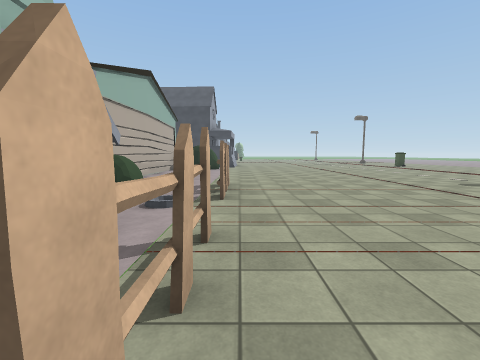
View 1 (above)

20 first-person views from a walk through a 3-D level made in the Unity game engine. The camera is 1.5 m above the floor, tilts 6° down and sees 90° across. Doors are open. The floor is counted in squares, 2 m on a side. Each view is taken from the middle of a square. On the plan, view 1 faces up. The plan holds only what a view shows up to about 9 squares ahead; the rest is blank. The place goes on beyond the plan. The player is left out. Some surface patterns are stand-ins.

View 2
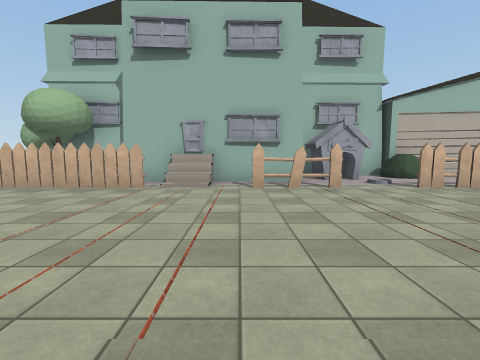

View 3
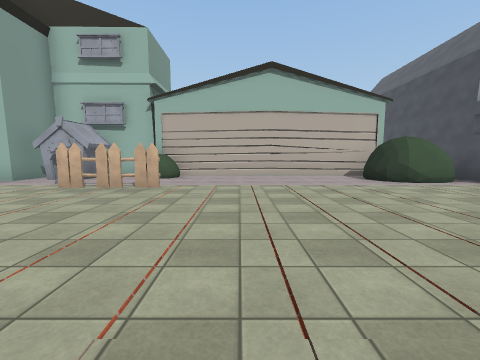

View 4
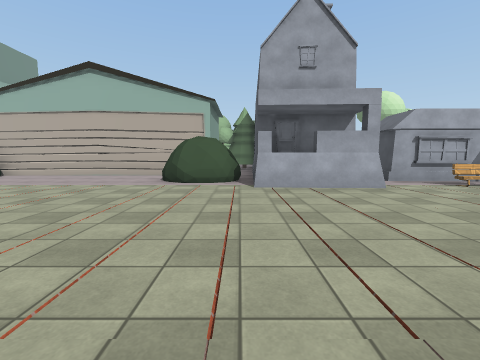

View 5
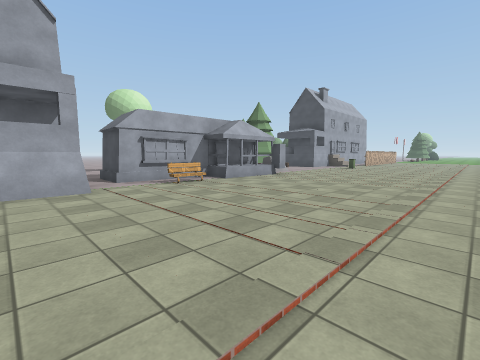

View 6
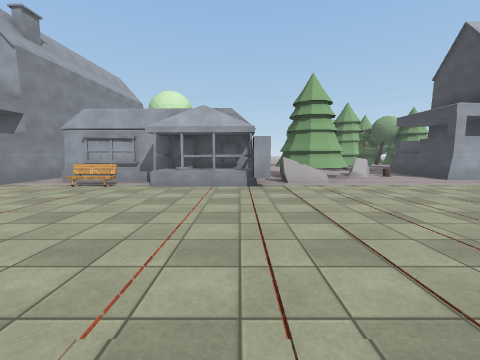

View 7
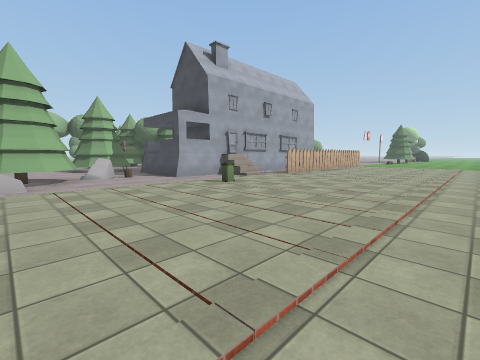

View 8
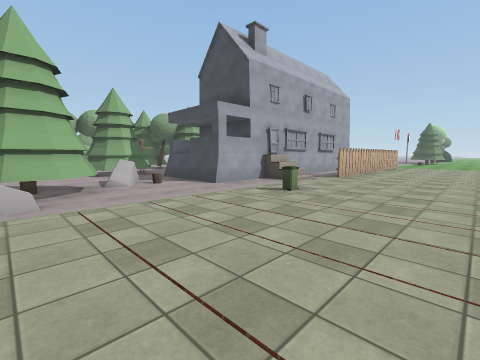

View 9
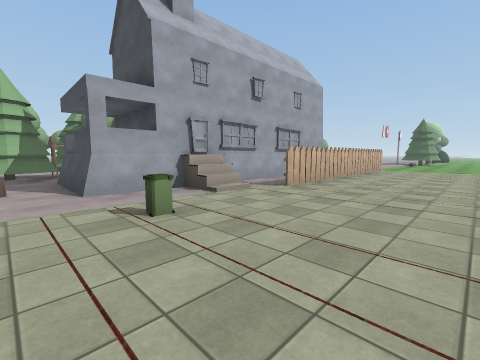

View 10
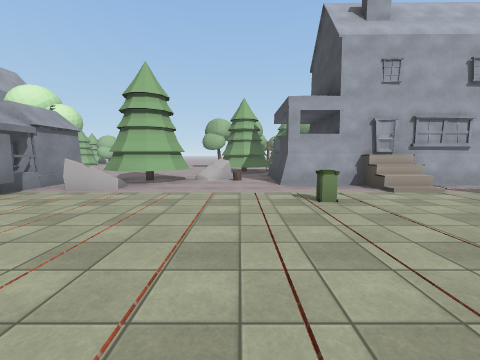

View 11
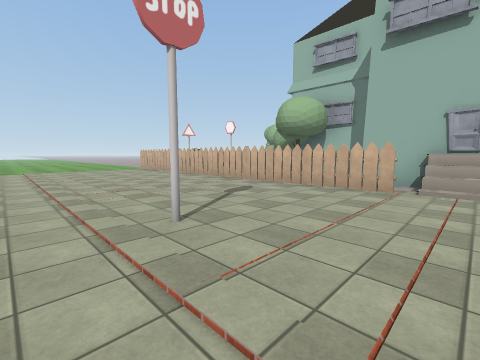

View 12
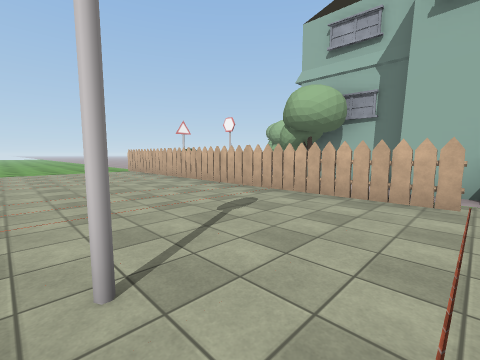

View 13
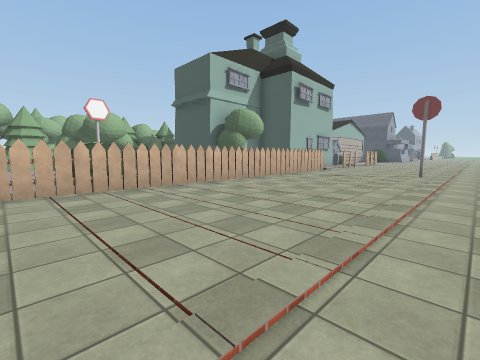

View 14
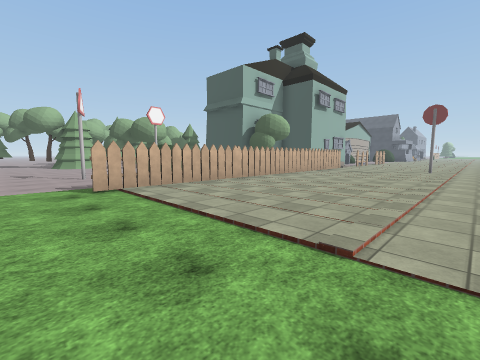

View 15
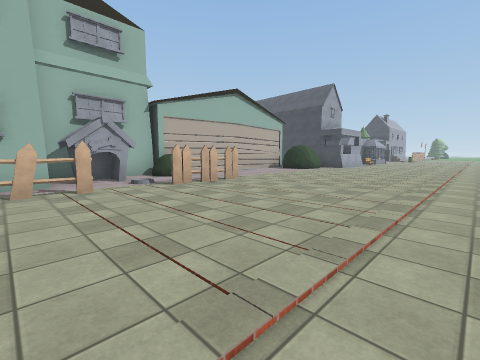

View 16
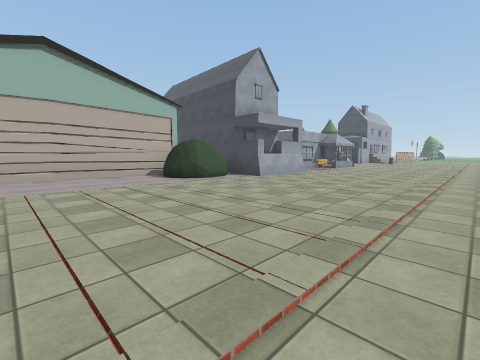

View 17
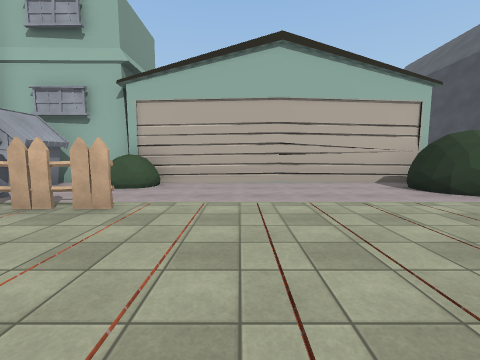

View 18
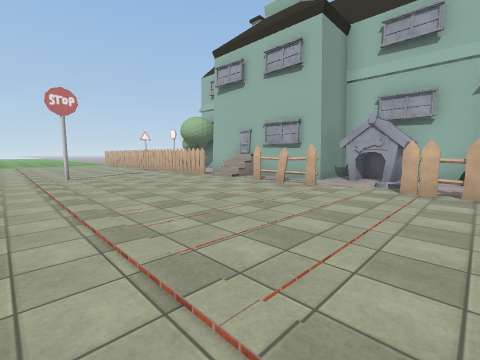

View 19
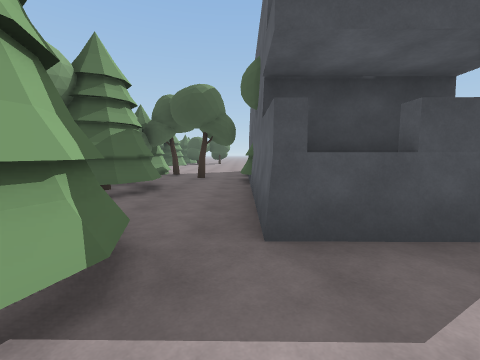

View 20
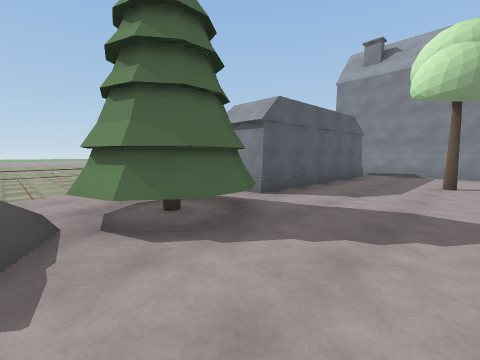

### Floor plan
Key: @ floor where view 1 was taken; # wall or solid block; x gap in a wall; . floor; / step, stairs or slope; = window, fence, low wall or low ledge; H house; O other object.
Columns run from 8 left of view 1 to 5 right of it. Each row starts with its distance up from view 1.
 33  #..###.#.....
 32 ##..  #=......
 31 #...  #=......
 30  ...HHH.......
 29  ##.HHH.=.....
 28  ##../........
 27   ..OO........
 26  ...###.......
 25  ...###O......
 24   ...#O.......
 23   ...##H......
 22   ...##H......
 21   ...##H......
 20   #..## ......
 19   ...##O......
 18   ...##.......
 17   #####H......
 16      ##H......
 15      ##H......
 14     =##H......
 13     ####......
 12     #.#.......
 11     #.........
 10     #.........
  9     #.........
  8     #.........
  7     #.........
  6     #=..#.....
  5     #=..x.....
  4     #...x.....
  3     #OOx .....
  2     #...x.....
  1     ###.#.....
  0       #.@.....
 -1       #/......
 -2       #x#.....
 -3      ##.#...#.
 -4     #   #.....
 -5     #   #.....
 -6         #.....
 -7         #.....
 -8         #.....
 -9         #.....
-10         #.....
-11       # #.....
-12       # #.....
-13    ..#..#.....
-14   ............
-15   ............

Where each view was taken, in squares from view 1:
view 1: 0 up, 0 right, facing up
view 2: 0 up, 5 right, facing left
view 3: 8 up, 5 right, facing left
view 4: 14 up, 5 right, facing left
view 5: 16 up, 5 right, facing up-left
view 6: 23 up, 5 right, facing left
view 7: 25 up, 5 right, facing up-left
view 8: 25 up, 3 right, facing up-left
view 9: 28 up, 3 right, facing up-left
view 10: 28 up, 4 right, facing left
view 11: 1 down, 5 right, facing down-left
view 12: 2 down, 4 right, facing down-left
view 13: 13 down, 5 right, facing up-left
view 14: 15 down, 5 right, facing up-left
view 15: 1 up, 5 right, facing up-left
view 16: 8 up, 5 right, facing up-left
view 17: 8 up, 3 right, facing left
view 18: 5 up, 5 right, facing down-left
view 19: 27 up, 5 left, facing up
view 20: 27 up, 6 left, facing down-right
